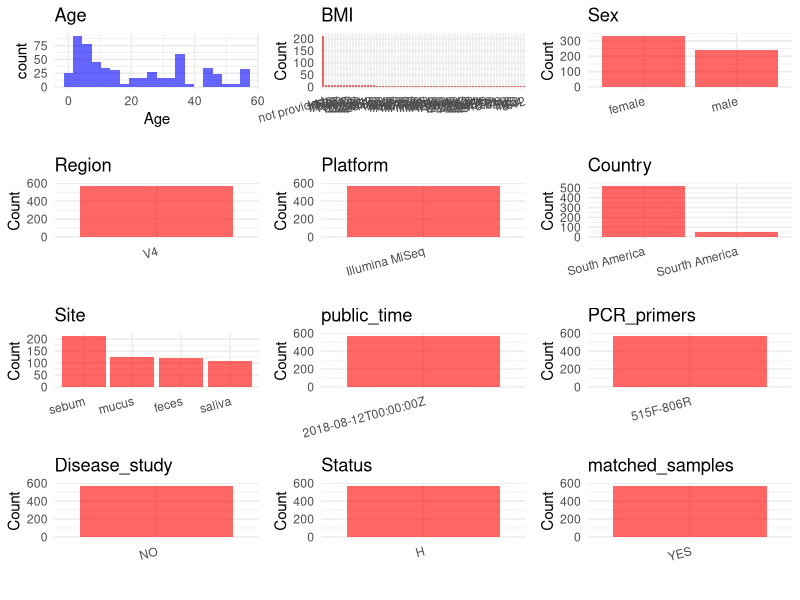

Source code (R): (Note: this script raises an error after producing the figure.)
## ---- chunk 1
# Load necessary libraries
library(dplyr)
library(ggplot2)
library(cowplot)

# Set working directory (update this path to your local directory)
setwd("D:/metadata/PRJEB28088")

# Read the initial metadata files
initial_meta<-read.csv("SraRunTable.csv",header = T)

# Combine the two metadata files
#meta <- rbind(initial_meta, initial_meta1)

#Remove entries non-oral samples
#initial_meta <- subset(initial_meta, Organism == "human oral metagenome")

# Check the number of samples containing "HT" in Sample.Name (e.g., healthy controls)
#nrow(subset(meta, grepl("HT", Sample.Name)))

# Display the first few rows of the metadata
head(initial_meta)
## ---- chunk 2
# Create a uniform metadata dataframe
metadata <- data.frame(
  BioProject = initial_meta$BioProject,
  Run = initial_meta$Run,
  sample_name = initial_meta$Sample.Name,
  Age = initial_meta$AGE,
  BMI = initial_meta$BMI,
  Sex= initial_meta$sex,
  Region = "V4",
  Platform = initial_meta$Instrument,
  Country = initial_meta$geo_loc_name,
  Site = initial_meta$env_material,
  public_time = initial_meta$ReleaseDate,
  stringsAsFactors = FALSE
)
## ---- chunk 3
# Add information obtained from the publication
metadata$PCR_primers <- "515F-806R"
metadata$title <- "Changes in the Gut Microbiota of Urban Subjects during an Immersion in the Traditional Diet and Lifestyle of a Rainforest Village"
metadata$Disease_study <- "NO"
# Assign disease status based on sample_name patterns
metadata$Status<-"H"


fields <- c("Age", "BMI", "Sex")

stopifnot(all(fields %in% colnames(metadata)))
clean <- metadata[complete.cases(metadata[fields]), ]

has_dup <- any(duplicated(clean[fields]))


metadata$matched_samples <- ifelse(has_dup, "YES", "NO")

output_df <- metadata[metadata$matched_samples == "YES" |
                     (metadata$matched_samples == "NO" & metadata$Site == "saliva"), ]

cat("Total rows in output_df :", nrow(output_df), "\n")
cat("YES rows                :", sum(output_df$matched_samples == "YES"), "\n")
cat("NO rows                 :", sum(output_df$matched_samples == "NO"), "\n")
## ---- chunk 4
# Check the number of unique runs and sample names
print(paste("Number of unique runs:", length(unique(metadata$Run))))
print(paste("Number of unique sample names:", length(unique(metadata$sample_name))))
## ---- chunk 5
# Select columns for visualization
plot_data <- metadata %>%
  select(-BioProject, -Run, -sample_name, -title)

# Function to create simple plots for each column
create_simple_plots <- function(data) {
  plots <- list()
  
  for (col in colnames(data)) {
    # Check if the column is all NA
    if (all(is.na(data[[col]]))) {
      # Create an empty plot with text indicating all NA
      p <- ggplot() +
        annotate("text", x = 0.5, y = 0.5, label = "this column is NA", size = 6) +
        labs(title = col) +
        theme_void()
    } else if (is.numeric(data[[col]])) {
      # Numeric variable: histogram
      p <- ggplot(data, aes(x = .data[[col]])) +
        geom_histogram(fill = "blue", alpha = 0.6, bins = 20, na.rm = TRUE) +
        labs(title = col) +
        theme_minimal()
    } else {
      # Categorical variable: bar plot (remove NA values)
      count_data <- as.data.frame(table(data[[col]], useNA = "ifany"))
      p <- ggplot(count_data, aes(x = reorder(Var1, -Freq), y = Freq)) +
        geom_col(fill = "red", alpha = 0.6) +
        labs(title = col, x = NULL, y = "Count") +
        theme_minimal() +
        theme(axis.text.x = element_text(angle = 15, hjust = 1))
    }
    plots[[col]] <- p
  }
  
  return(plots)
}

# Generate and arrange plots
plots <- create_simple_plots(plot_data)
p<-plot_grid(plots$Age, 
          plots$BMI, 
          plots$Sex, 
          plots$Region, 
          plots$Platform, 
          plots$Country, 
          plots$Site,
          plots$public_time, 
          plots$PCR_primers,
          plots$Disease_study,
          plots$Status,
          plots$matched_samples,# add 
          ncol = 3, align = "hv", axis = "lb")
ggsave("Metadata_Summary.png", plot = p, width = 8, height = 6, dpi = 150)
## ---- chunk 6
knitr::include_graphics("metadata_summary.png")
## ---- chunk 7
# Reorder columns to match the desired format
metadata <- metadata[, c(
  "BioProject", "Run", "sample_name", "Age", "BMI", "Sex", 
  "Region", "Platform", "Country", "Site", "public_time", 
  "PCR_primers", "title", "Disease_study", "Status","matched_samples"
)]

# Export the uniform metadata to a CSV file
write.csv(metadata, file = "metadata.csv", quote = TRUE)
head(metadata)
